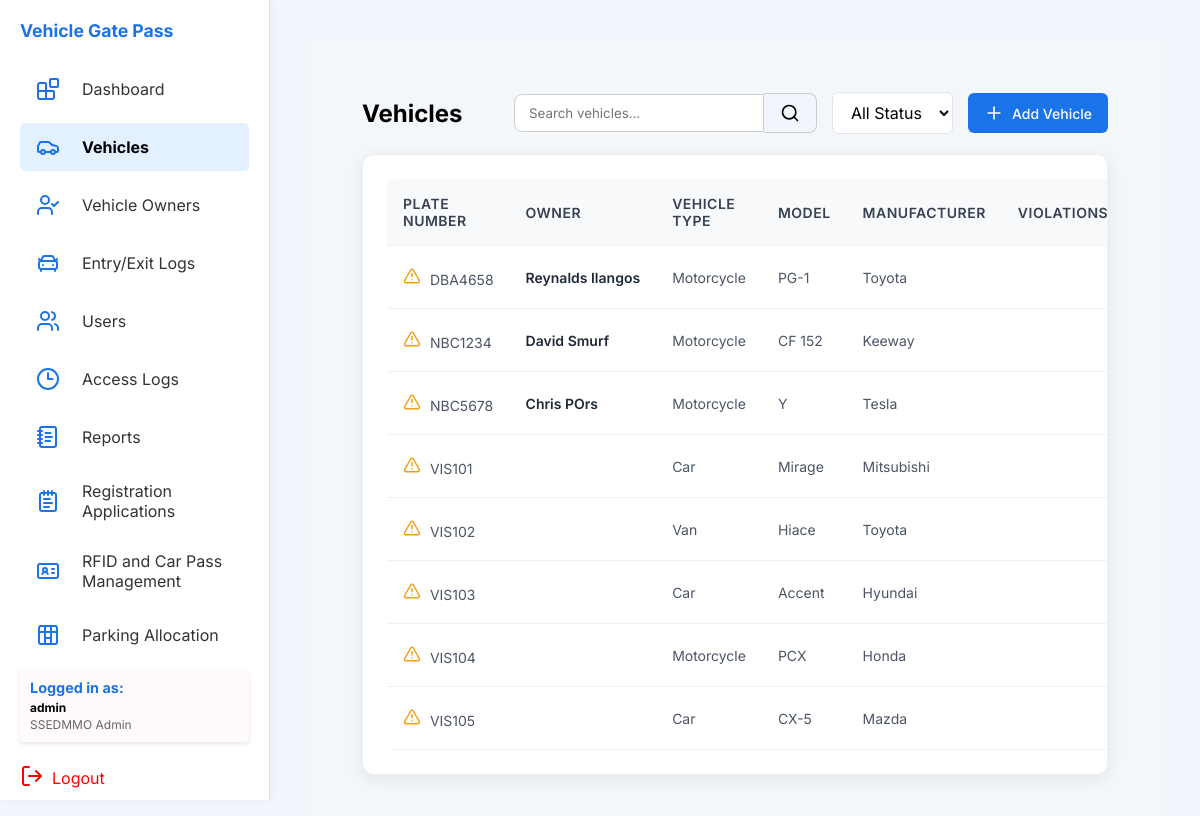
Page /php/vehicles.php (signed in) on the committed database.
### tables this page shows
CREATE TABLE `vehicle` (
  `plateNum` varchar(20) NOT NULL,
  `OwnerID` varchar(10) DEFAULT NULL,
  `stickerID` varchar(25) DEFAULT NULL,
  `visitorID` varchar(10) DEFAULT NULL,
  `vehicleType` varchar(50) DEFAULT NULL,
  `model` varchar(50) DEFAULT NULL,
  `manufacturer` varchar(50) DEFAULT NULL,
  `color` varchar(30) DEFAULT NULL,
  `cubicCapacity` int(11) DEFAULT NULL,
  `numOfWheels` int(11) DEFAULT NULL,
  `fuelType` varchar(30) DEFAULT NULL,
  `offical_receipt` varchar(255) DEFAULT NULL,
  `cert_of_registration` varchar(255) DEFAULT NULL,
  `carpassid` varchar(20) DEFAULT NULL
);

CREATE TABLE `vehicleowner` (
  `OwnerID` varchar(10) NOT NULL,
  `fName` varchar(50) DEFAULT NULL,
  `lName` varchar(50) DEFAULT NULL,
  `mName` varchar(50) DEFAULT NULL,
  `role` varchar(30) DEFAULT NULL,
  `employment_type` varchar(50) DEFAULT NULL,
  `email` varchar(100) DEFAULT NULL,
  `contact_num` varchar(20) DEFAULT NULL,
  `college` varchar(100) DEFAULT NULL,
  `course` varchar(50) DEFAULT NULL,
  `year` varchar(10) DEFAULT NULL,
  `section` varchar(10) DEFAULT NULL,
  `academicYear` varchar(20) DEFAULT NULL,
  `registrationStatus` enum('pending','approved','rejected') DEFAULT 'pending',
  `drivers_license` varchar(255) DEFAULT NULL,
  `approvalTimestamp` timestamp NULL DEFAULT NULL
);

### php/vehicles.php (the view, shortened to what this page needs)
<?php
$db = new Database();
$conn = $db->getConnection();
$query = "SELECT v.*, vo.fName, vo.lName, vo.email,
          COUNT(viol.violationID) as pending_violations
          FROM vehicle v
          LEFT JOIN vehicleowner vo ON v.OwnerID = vo.OwnerID
          LEFT JOIN violations viol ON v.plateNum = viol.plateNum AND viol.status = 'pending'
          GROUP BY v.plateNum
          ORDER BY v.plateNum";
$result = $conn->query($query);
include_once '../includes/header.php';
?>
<main class="main">
  <div class="container">
    <div class="header">
      <h2>Vehicles</h2>
      <div class="header-actions">
        <div class="search-container">
          <input type="text" id="searchInput" placeholder="Search vehicles..." />
          <button class="search-btn">
            <svg xmlns="http://www.w3.org/2000/svg" width="20" height="20" viewBox="0 0 24 24" fill="none"
              stroke="currentColor" stroke-width="2" stroke-linecap="round" stroke-linejoin="round"
              class="lucide lucide-search">
              <circle cx="11" cy="11" r="8" />
              <path d="m21 21-4.3-4.3" />
            </svg>
          </button>
        </div>
        <div class="filter-container">
          <select id="filterStatus">
            <option value="">All Status</option>
          </select>
        </div>
        <?php if ($_SESSION['role'] === 'SSEDMMO Admin'): ?>
          <button class="add-btn">
            <svg xmlns="http://www.w3.org/2000/svg" width="20" height="20" viewBox="0 0 24 24" fill="none"
              stroke="currentColor" stroke-width="2" stroke-linecap="round" stroke-linejoin="round"
              class="lucide lucide-plus">
              <path d="M5 12h14" />
              <path d="M12 5v14" />
            </svg>
            Add Vehicle
          </button>
        <?php endif; ?>
      </div>
    </div>
    <div class="card">
      <table class="data-table">
        <thead>
          <tr>
            <th>Plate Number</th>
            <th>Owner</th>
            <th>Vehicle Type</th>
            <th>Model</th>
            <th>Manufacturer</th>
            <th>Violations</th>
          </tr>
        </thead>
        <tbody>
          <?php if ($result && $result->num_rows > 0): ?>
            <?php while ($row = $result->fetch_assoc()): ?>
              <tr>
                <td>
                  <?php if (empty($row['stickerID']) || empty($row['carpassid'])): ?>
                    <span title="Missing RFID or Car Pass" style="color: #f59e0b; margin-right: 5px;">
                    </span>
                  <?php endif; ?>
                  <?php echo htmlspecialchars($row['plateNum']); ?>
                </td>
                <td>
                  <div class="owner-info">
                    <strong><?php echo htmlspecialchars(($row['fName'] ?? '') . ' ' . ($row['lName'] ?? '')); ?></strong>
                  </div>
                </td>
                <td><?php echo htmlspecialchars($row['vehicleType']); ?></td>
                <td><?php echo htmlspecialchars($row['model']); ?></td>
                <td><?php echo htmlspecialchars($row['manufacturer']); ?></td>
                <td>
                </td>
              </tr>
            <?php endwhile; ?>
          <?php else: ?>
            <tr>
              <td colspan="7" class="no-data">No vehicles found</td>
            </tr>
          <?php endif; ?>
        </tbody>
      </table>
    </div>
  </div>
</main>
<?php
include_once '../includes/footer.php';
?>

### css/global.css (style rules this page uses)
* { box-sizing: border-box; margin: 0; padding: 0; font-family: "Inter", sans-serif; }
body { background: #f2f5fc; padding: 40px; }
main { flex: 1; padding: 0 40px; }
.main { margin-left: 270px; padding: 32px; min-height: 100vh; background: #f4f7fa; box-sizing: border-box; }

### css/vehicles.css (style rules this page uses)
.container { padding: 20px; }
.header { display: flex; justify-content: space-between; align-items: center; margin-bottom: 20px; flex-wrap: wrap; gap: 20px; }
.header h2 { margin: 0; }
.header-actions { display: flex; gap: 15px; align-items: center; flex-wrap: wrap; }
.search-container { display: flex; align-items: center; }
.search-container input { padding: 10px 14px; border-radius: 8px 0 0 8px; border: 1px solid #ccc; width: 250px; outline: none; }
.search-btn { background: #f2f5fc; border: 1px solid #ccc; border-left: none; border-radius: 0 8px 8px 0; padding: 0 16px; height: 40px; display: flex; align-items: center; cursor: pointer; transition: background 0.2s; }
.filter-container select { padding: 9px 14px; border-radius: 6px; border: 1.5px solid #e0e4ea; background: #fff; font-size: 1rem; }
.add-btn { background: #1a73e8; color: white; border: none; border-radius: 6px; padding: 10px 16px; font-size: 14px; font-weight: 500; cursor: pointer; display: flex; align-items: center; gap: 8px; transition: all 0.2s ease; }
.card { background: white; border-radius: 12px; box-shadow: 0 4px 16px rgba(0, 0, 0, 0.08); padding: 24px; border: 1px solid #f0f0f0; overflow: hidden; }
.data-table { width: 100%; border-collapse: collapse; border-radius: 8px; overflow: hidden; }
.data-table th, .data-table td { padding: 16px; text-align: left; border-bottom: 1px solid #f0f0f0; }
.data-table th { background-color: #f8f9fa; font-weight: 600; color: #374151; font-size: 14px; text-transform: uppercase; letter-spacing: 0.5px; }
.data-table tbody tr { transition: background-color 0.2s ease; }
.data-table td { color: #4b5563; font-size: 14px; white-space: nowrap; overflow: hidden; text-overflow: ellipsis; max-width: 200px; }
.owner-info { display: flex; flex-direction: column; gap: 4px; }
.owner-info strong { font-weight: 600; color: #1f2937; }

### rows in the picture
vehicle: plateNum "DBA4658", OwnerID.lName "Reynalds Ilangos", vehicleType "Motorcycle", model "PG-1", manufacturer "Toyota"
vehicle: plateNum "NBC1234", OwnerID.lName "David Smurf", vehicleType "Motorcycle", model "CF 152", manufacturer "Keeway"
vehicle: plateNum "NBC5678", OwnerID.lName "Chris POrs", vehicleType "Motorcycle", model "Y", manufacturer "Tesla"
vehicle: plateNum "VIS101", vehicleType "Car", model "Mirage", manufacturer "Mitsubishi"
vehicle: plateNum "VIS102", vehicleType "Van", model "Hiace", manufacturer "Toyota"
vehicle: plateNum "VIS103", vehicleType "Car", model "Accent", manufacturer "Hyundai"
vehicle: plateNum "VIS104", vehicleType "Motorcycle", model "PCX", manufacturer "Honda"
vehicle: plateNum "VIS105", vehicleType "Car", model "CX-5", manufacturer "Mazda"

### other values in the picture
$_SESSION['username'] "admin"
$_SESSION['role'] "SSEDMMO Admin"
